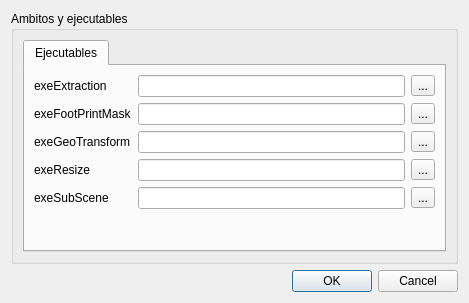
<?xml version="1.0" encoding="UTF-8"?>
<ui version="4.0">
 <class>EditorAmbitoDialog</class>
 <widget class="QDialog" name="EditorAmbitoDialog">
  <property name="geometry">
   <rect>
    <x>0</x>
    <y>0</y>
    <width>469</width>
    <height>303</height>
   </rect>
  </property>
  <property name="windowTitle">
   <string>Dialog</string>
  </property>
  <layout class="QVBoxLayout" name="verticalLayout_6">
   <item>
    <widget class="QGroupBox" name="groupBox">
     <property name="title">
      <string>Ambitos y ejecutables</string>
     </property>
     <layout class="QVBoxLayout" name="verticalLayout_4">
      <item>
       <widget class="QTabWidget" name="tabWidget">
        <property name="currentIndex">
         <number>0</number>
        </property>
        <widget class="QWidget" name="tabEjecutables">
         <attribute name="title">
          <string>Ejecutables</string>
         </attribute>
         <layout class="QGridLayout" name="gridLayout_4">
          <item row="0" column="0">
           <widget class="QLabel" name="labeleExtraction">
            <property name="text">
             <string>exeExtraction</string>
            </property>
           </widget>
          </item>
          <item row="0" column="2">
           <widget class="QToolButton" name="toolButtonExtraction">
            <property name="text">
             <string>...</string>
            </property>
           </widget>
          </item>
          <item row="0" column="1">
           <widget class="QLineEdit" name="lineEditExtraction"/>
          </item>
          <item row="4" column="2">
           <widget class="QToolButton" name="toolButtonSubScene">
            <property name="text">
             <string>...</string>
            </property>
           </widget>
          </item>
          <item row="2" column="1">
           <widget class="QLineEdit" name="lineEditGeoTransformation"/>
          </item>
          <item row="2" column="2">
           <widget class="QToolButton" name="toolButtonGeoTransformation">
            <property name="text">
             <string>...</string>
            </property>
           </widget>
          </item>
          <item row="3" column="0">
           <widget class="QLabel" name="labelResize">
            <property name="text">
             <string>exeResize</string>
            </property>
           </widget>
          </item>
          <item row="3" column="1">
           <widget class="QLineEdit" name="lineEditResize"/>
          </item>
          <item row="3" column="2">
           <widget class="QToolButton" name="toolButtonResize">
            <property name="text">
             <string>...</string>
            </property>
           </widget>
          </item>
          <item row="4" column="0">
           <widget class="QLabel" name="labelSubScene">
            <property name="text">
             <string>exeSubScene</string>
            </property>
           </widget>
          </item>
          <item row="1" column="0">
           <widget class="QLabel" name="labelFootPrintMask">
            <property name="text">
             <string>exeFootPrintMask</string>
            </property>
           </widget>
          </item>
          <item row="1" column="1">
           <widget class="QLineEdit" name="lineEditFootPrintMask"/>
          </item>
          <item row="1" column="2">
           <widget class="QToolButton" name="toolButtonFootPrintMask">
            <property name="text">
             <string>...</string>
            </property>
           </widget>
          </item>
          <item row="2" column="0">
           <widget class="QLabel" name="labelGeoTransformation">
            <property name="text">
             <string>exeGeoTransform</string>
            </property>
           </widget>
          </item>
          <item row="4" column="1">
           <widget class="QLineEdit" name="lineEditSubScene"/>
          </item>
          <item row="5" column="1">
           <spacer name="verticalSpacer_4">
            <property name="orientation">
             <enum>Qt::Vertical</enum>
            </property>
            <property name="sizeHint" stdset="0">
             <size>
              <width>20</width>
              <height>40</height>
             </size>
            </property>
           </spacer>
          </item>
         </layout>
        </widget>
       </widget>
      </item>
     </layout>
    </widget>
   </item>
   <item>
    <widget class="QDialogButtonBox" name="buttonBoxEditorAmbitoDialog">
     <property name="orientation">
      <enum>Qt::Horizontal</enum>
     </property>
     <property name="standardButtons">
      <set>QDialogButtonBox::Cancel|QDialogButtonBox::Ok</set>
     </property>
    </widget>
   </item>
  </layout>
 </widget>
 <resources/>
 <connections>
  <connection>
   <sender>buttonBoxEditorAmbitoDialog</sender>
   <signal>accepted()</signal>
   <receiver>EditorAmbitoDialog</receiver>
   <slot>accept()</slot>
   <hints>
    <hint type="sourcelabel">
     <x>248</x>
     <y>254</y>
    </hint>
    <hint type="destinationlabel">
     <x>157</x>
     <y>274</y>
    </hint>
   </hints>
  </connection>
  <connection>
   <sender>buttonBoxEditorAmbitoDialog</sender>
   <signal>rejected()</signal>
   <receiver>EditorAmbitoDialog</receiver>
   <slot>reject()</slot>
   <hints>
    <hint type="sourcelabel">
     <x>316</x>
     <y>260</y>
    </hint>
    <hint type="destinationlabel">
     <x>286</x>
     <y>274</y>
    </hint>
   </hints>
  </connection>
 </connections>
</ui>
